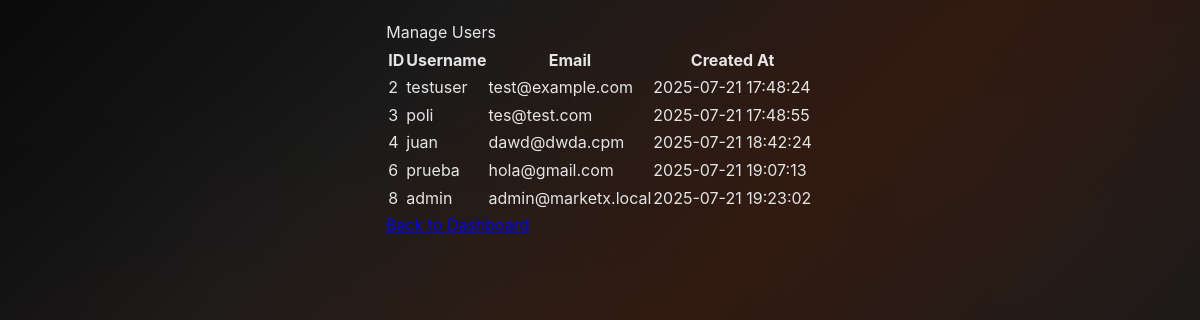
The app's page /admin/manage_users.php (signed in) with its own data.
### tables this page shows
CREATE TABLE `users` (
  `id` int(11) NOT NULL,
  `username` varchar(50) NOT NULL,
  `password` varchar(255) NOT NULL,
  `email` varchar(100) NOT NULL,
  `email_verified` tinyint(1) DEFAULT 0,
  `is_vendor` tinyint(1) DEFAULT 0,
  `vendor_approved` tinyint(1) DEFAULT 0,
  `vendor_payment_id` varchar(100) DEFAULT NULL,
  `last_login` timestamp NULL DEFAULT NULL,
  `login_attempts` int(11) DEFAULT 0,
  `account_locked` tinyint(1) DEFAULT 0,
  `two_factor_secret` varchar(32) DEFAULT NULL,
  `password_reset_token` varchar(64) DEFAULT NULL,
  `password_reset_expires` timestamp NULL DEFAULT NULL,
  `remember_token` varchar(255) DEFAULT NULL,
  `remember_expires` timestamp NULL DEFAULT NULL,
  `created_at` timestamp NOT NULL DEFAULT current_timestamp(),
  `updated_at` timestamp NOT NULL DEFAULT current_timestamp() ON UPDATE current_timestamp()
);

### admin/manage_users.php (the view, shortened to what this page needs)
<?php
require_once '../includes/db.php';
$stmt = $conn->query("SELECT * FROM users");
$users = $stmt->fetchAll(PDO::FETCH_ASSOC);
?>
<!DOCTYPE html>
<html>
<head>
    <link rel="stylesheet" href="../assets/styles.css">
</head>
<body>
    <div class="window">
        <div class="title-bar">Manage Users</div>
        <table>
            <tr>
                <th>ID</th>
                <th>Username</th>
                <th>Email</th>
                <th>Created At</th>
            </tr>
            <?php foreach ($users as $user): ?>
            <tr>
                <td><?php echo $user['id']; ?></td>
                <td><?php echo $user['username']; ?></td>
                <td><?php echo $user['email']; ?></td>
                <td><?php echo $user['created_at']; ?></td>
            </tr>
            <?php endforeach; ?>
        </table>
        <a href="index.php">Back to Dashboard</a>
    </div>
</body>
</html>

### assets/styles.css (style rules this page uses)
* { margin: 0; padding: 0; box-sizing: border-box; }
body { font-family: -apple-system, BlinkMacSystemFont, "Segoe UI", Roboto, "Helvetica Neue", Arial, sans-serif; background: linear-gradient(135deg, #0a0a0a 0%, #1a1a1a 25%, #2d1810 50%, #1a1a1a 75%, #0a0a0a 100%); background-attachment: fixed; color: #e5e5e5; line-height: 1.6; display: flex; justify-content: center; align-items: flex-start; min-height: 100vh; overflow-y: auto; padding: 20px; position: relative; }
body::before { content: ''; position: fixed; top: 0; left: 0; width: 100%; height: 100%; background: radial-gradient(circle at 20% 80%, rgba(255, 107, 53, 0.03) 0%, transparent 50%), radial-gradient(circle at 80% 20%, rgba(255, 107, 53, 0.03) 0%, transparent 50%), radial-gradient(circle at 40% 40%, rgba(255, 140, 66, 0.02) 0%, transparent 50%); pointer-events: none; z-index: -1; }

### records on screen
users: id "2", username "testuser", email "test@example.com", created_at "2025-07-21 17:48:24"
users: id "3", username "poli", email "tes@test.com", created_at "2025-07-21 17:48:55"
users: id "4", username "juan", email "dawd@dwda.cpm", created_at "2025-07-21 18:42:24"
users: id "6", username "prueba", email "hola@gmail.com", created_at "2025-07-21 19:07:13"
users: id "8", username "admin", email "admin@marketx.local", created_at "2025-07-21 19:23:02"
